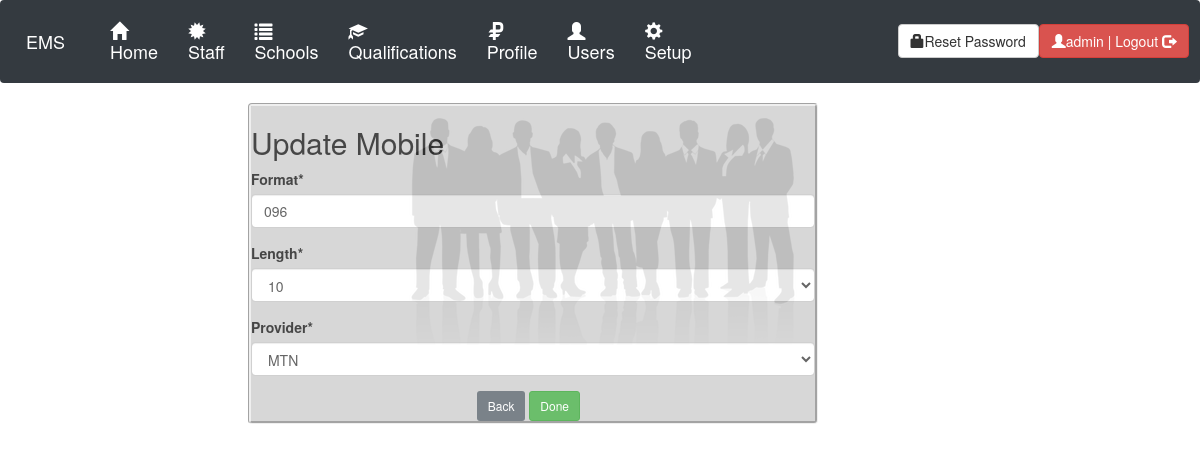
/phone/updateformat/1 (signed in), run on the app's committed database.
### account/models.py (models this page shows, shortened)
class Mobileformat(models.Model):
	mformat = models.CharField(max_length=10)
	provider = models.ForeignKey(Serviceprovider,on_delete=models.DO_NOTHING)
	length = models.ForeignKey(Mobilelength,on_delete=models.DO_NOTHING)
	datecreated= models.DateTimeField(auto_now_add=True)

class Mobilelength(models.Model):
	length = models.IntegerField(default=10)
	datecreated= models.DateTimeField(auto_now_add=True)
	def __str__(self):
		return str(self.length)

class Serviceprovider(models.Model):
	provider = models.CharField(max_length=15,unique=True)
	datecreated= models.DateTimeField(auto_now_add=True)
	def __str__(self):
		return self.provider

### account/views.py (the view)
# urls.py: path('phone/updateformat/<int:id>', views.update_format,name='updateformat'),
@permission_required('account.change_mobileformat')
def update_format(request,id=None):
	record = get_object_or_404(Mobileformat, id=id)
	form = MobileformatForm(request.POST or None, instance=record)
	if form.is_valid():
		form.save()
		messages.success(request, "Service Provider Updated successfully!")
		write_to_file(request.user,"Service Provider Updated successfully!",record.id)
		return redirect('/phone/phonesettings')
	context = {"title": 'Update Mobile',"record": record,"form": form,}
	return render(request,'phone/update.html',context)

### account/forms.py
class MobileformatForm(forms.ModelForm):
    mformat=forms.CharField(label='Format',widget=forms.TextInput(attrs={"placeholder":"Mobile Format"}))
    class Meta:
        model=Mobileformat
        fields=('mformat','length','provider')

### account/views.py (called while the page is built)
def permission_required(perm, login_url=None, raise_exception=True):
	def check_perms(user):
		if isinstance(perm, six.string_types):
			perms = (perm, )
		else:
			perms = perm
		if user.has_perms(perms):
			return True
		if raise_exception and user.pk:
			raise PermissionDenied
		return False
	return user_passes_test(check_perms, login_url=login_url)

### account/templates/phone/update.html (shortened to what this page needs)
{% extends 'actiontemplate.html' %}
{% load crispy_forms_tags %}
{% block content %}
	<div class="myForm">
	<form method="POST">
		<h2>{{title}}</h2>
			{{form|crispy}}
    {% if title == "Update Service Provider" %}
    <a href="{% url 'serviceproviders' %}" class="btn btn-secondary btn-sm">Back</a>
    {% else %}
        <a href="{% url 'phonesettings' %}" class="btn btn-secondary btn-sm">Back</a>
    {% endif %}
		<input type="submit" value="Done" class="btn btn-success btn-sm">
	</form>
</div>
{% endblock %}

### account/templates/navbar.html (shortened to what this page needs)
<nav class="navbar navbar-expand-md navbar-dark fixed-top bg-dark">
  <a class="navbar-brand" href="{% url 'home' %}">EMS
  </a>
  <div class="collapse navbar-collapse" id="navbarCollapse">
    {% if request.user.is_authenticated %}
    <ul class="navbar-nav mr-auto">
      <h4>
        <li class="nav-item active">
          <a class="nav-link" href="{% url 'home' %}">
            <i class="glyphicon glyphicon-home"></i>
            <br/>Home</a>
        </li>
      </h4>
        {% include 'blank.html' %}
        <h4>
        <li class="nav-item active">
        {% if perms.staff.view_staffmodule %}
          <a class="nav-link" href="{% url 'staffmodule' %}">
           <i class="glyphicon glyphicon-certificate"></i>
            <br/>Staff</a>
            {% endif %}
        </li>
        </h4>
        {% include 'blank.html' %}
        <h4>
        <li class="nav-item active">
          {% if perms.school.view_schoolmodule %}
          <a class="nav-link" href="{% url 'schoolmodule' %}">
              <i class="glyphicon glyphicon-list"></i>
              <br/>Schools</a>
              {% endif %}
        </li>
        </h4>
        {% include 'blank.html' %}
        <h4>
        <li class="nav-item active">
          {% if perms.qualification.view_qualificationmodule %}
          <a class="nav-link" href="{% url 'qualicationmodule' %}">
              <i class="glyphicon glyphicon-education"></i>
              <br/>Qualifications</a>
              {% endif %}
        </li>
        </h4>
        {% include 'blank.html' %}
        <h4>
        <li class="nav-item active">
          {% if perms.staff.view_myprofile %} {% if user.is_active %}
          <a class="nav-link" href="{% url 'myprofile' %}"><i class="glyphicon glyphicon-ruble"></i>
            <br/>Profile</a>
            {% endif %} {% endif %}
        </li>
        </h4>
        {% include 'blank.html' %}
        <h4>
        <li class="nav-item active">
          {% if perms.account.view_usermodule %}
          <a class="nav-link" href="{% url 'user' %}">
             <i class="glyphicon glyphicon-user"></i>
              <br/>Users</a>
              {% endif %}
        </li>
        </h4>
        {% include 'blank.html' %}
        <h4>
        <li class="nav-item active">
          {% if perms.account.view_setupmodule %}
          <a class="nav-link" href="{% url 'setup' %}">
            <i class="glyphicon glyphicon-cog"></i>
            <br/>Setup</a>
            {% endif %}
        </li>
        </h4>
    </ul>
      {% endif %}
  </div>
  {% if request.user.is_authenticated %}
  <a href="{% url 'changepassword' %}" class="btn btn-default"><i class="glyphicon glyphicon-lock"></i>Reset Password</a>
    <a href="{% url 'userlogout' %}" class="btn btn-danger" onclick="return confirm('Logout of the System?')">
    <i class="glyphicon glyphicon-user"></i>{{ user }} | Logout <i class="glyphicon glyphicon-log-out"></i></a>
  {% endif %}
</nav>

### account/static/css/style.css (style rules this page uses)
body { background-image: url("../img/new.png"); background-position: center; min-height: 380px; background-repeat: no-repeat; position: relative; }
.myForm { width: 50%; background-color: lightgray; border: groove; border-radius: 4px; opacity: 0.9; }

### data on the page
Mobileformat: mformat "096"
Mobilelength: length "10"
Serviceprovider: provider "MTN"

### other printed values
{{ user }} "admin"
{{ title }} "Update Mobile"
